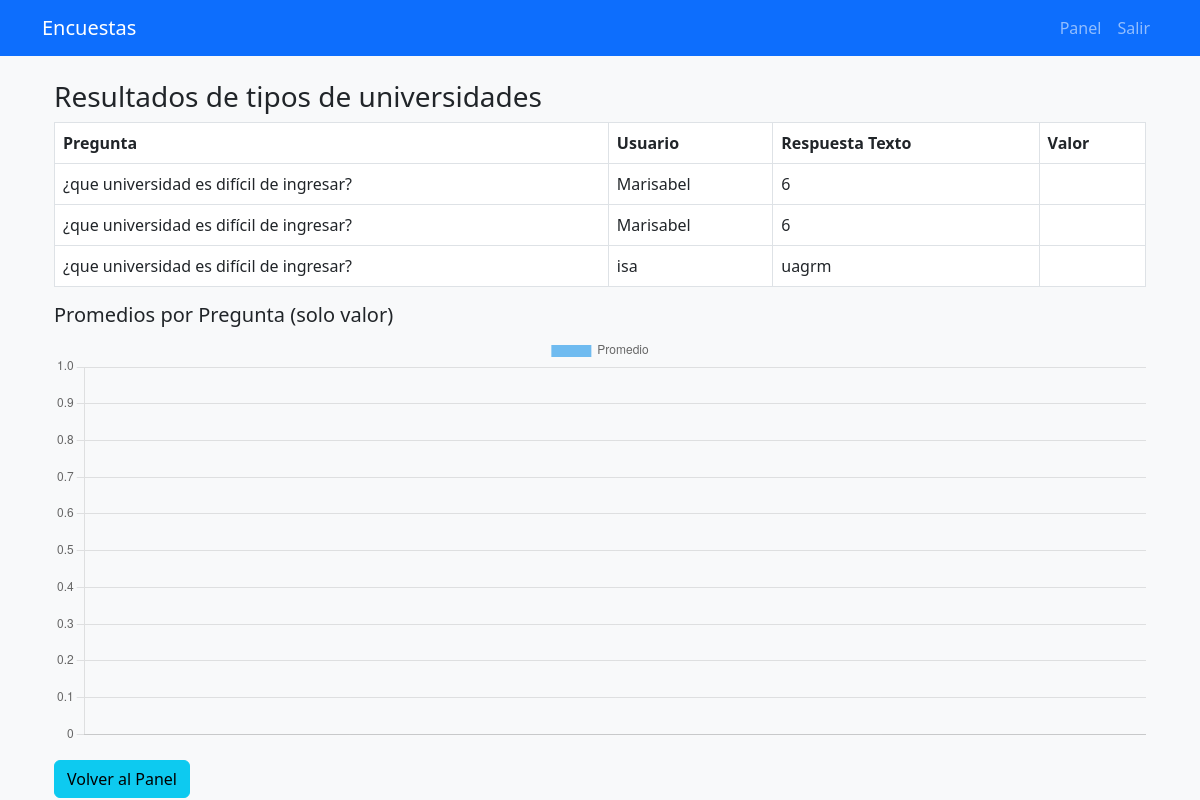
The page /encuestas/1/resultados (signed in) on the database as committed earlier.
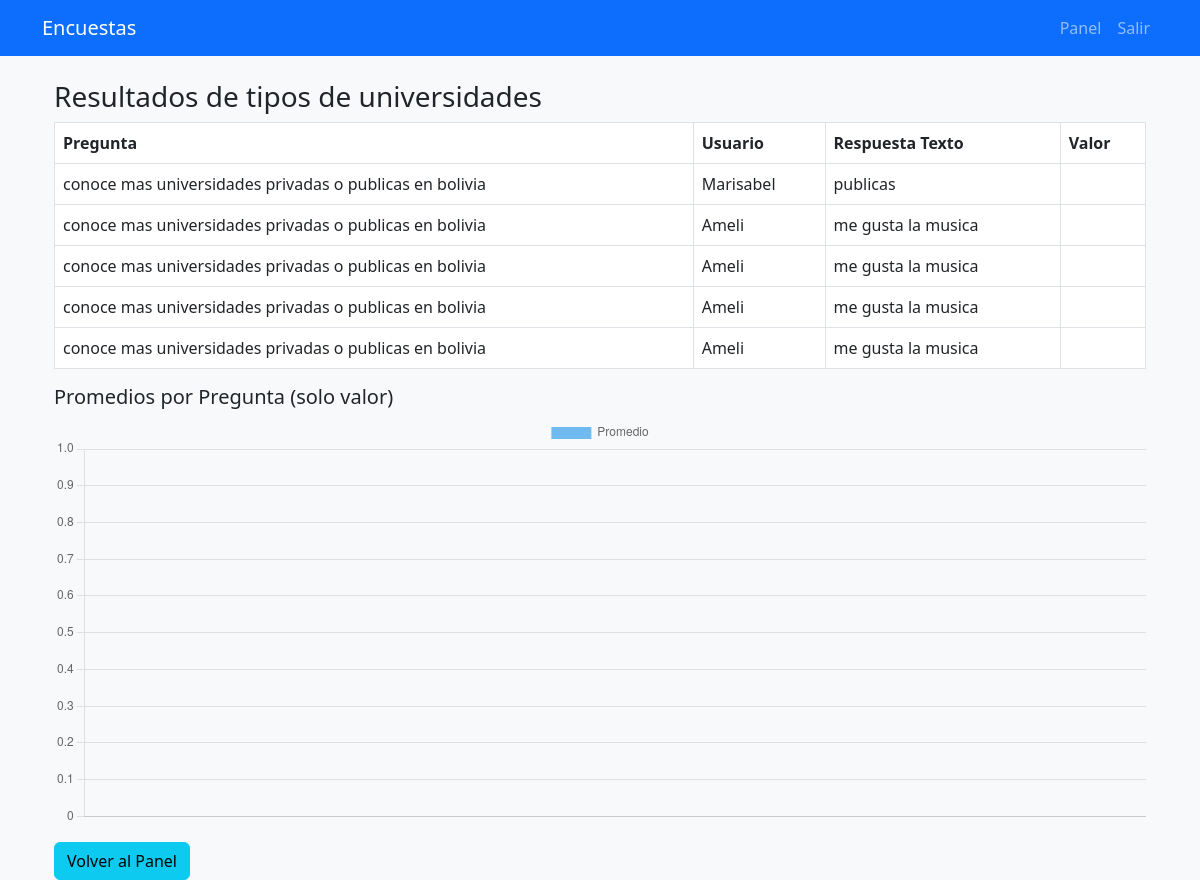
The same page on the database as committed later.
### tables this page shows
CREATE TABLE respuestas (
    id INTEGER PRIMARY KEY AUTOINCREMENT,
    id_pregunta INTEGER,
    id_usuario INTEGER,
    respuesta_texto TEXT,
    valor INTEGER,
    FOREIGN KEY (id_pregunta) REFERENCES preguntas(id) ON DELETE CASCADE,
    FOREIGN KEY (id_usuario) REFERENCES usuarios(id) ON DELETE SET NULL
);

CREATE TABLE preguntas (
    id INTEGER PRIMARY KEY AUTOINCREMENT,
    id_encuesta INTEGER,
    texto_pregunta TEXT,
    tipo TEXT,
    FOREIGN KEY (id_encuesta) REFERENCES encuestas(id) ON DELETE CASCADE
);

CREATE TABLE usuarios (
    id INTEGER PRIMARY KEY AUTOINCREMENT,
    nombre TEXT,
    correo TEXT UNIQUE,
    password_hash TEXT,
    rol TEXT
);

### app.py (the view)
@app.route("/encuestas/<int:id_encuesta>/resultados")
@login_required
def resultados(id_encuesta):
    if current_user.rol != "administrador":
        flash("No tienes permisos", "danger")
        return redirect(url_for("panel"))
    conn = get_connection()
    cur = conn.cursor()
    cur.execute("SELECT * FROM encuestas WHERE id=?", (id_encuesta,))
    encuesta = cur.fetchone()
    cur.execute('''SELECT p.texto_pregunta, p.tipo, r.valor, r.respuesta_texto, u.nombre
                   FROM preguntas p
                   LEFT JOIN respuestas r ON p.id = r.id_pregunta
                   LEFT JOIN usuarios u ON r.id_usuario = u.id
                   WHERE p.id_encuesta = ?''', (id_encuesta,))
    respuestas = cur.fetchall()
    promedios = {}
    for r in respuestas:
        pregunta = r[0]
        valor = r[2]
        if valor is not None:
            if pregunta not in promedios:
                promedios[pregunta] = []
            promedios[pregunta].append(valor)
    labels = list(promedios.keys())
    dataValues = [sum(vals)/len(vals) for vals in promedios.values()]
    conn.close()
    return render_template("resultados.html", encuesta=encuesta, respuestas=respuestas, labels=labels, dataValues=dataValues)

### app.py (called while the page is built)
@login_manager.user_loader
def load_user(user_id):
    conn = get_connection()
    cur = conn.cursor()
    cur.execute("SELECT * FROM usuarios WHERE id = ?", (user_id,))
    user = cur.fetchone()
    conn.close()
    if user:
        return User(user[0], user[1], user[2], user[4])
    return None

### conexion.py (called while the page is built)
def get_connection():
    conn = sqlite3.connect(DB_PATH)
    conn.row_factory = None
    return conn

### templates/resultados.html
{% extends "base.html" %}
{% block content %}
<div class="container mt-4">
    <h3>Resultados de {{ encuesta[1] }}</h3>
    <table class="table table-bordered">
      <thead>
        <tr>
          <th>Pregunta</th>
          <th>Usuario</th>
          <th>Respuesta Texto</th>
          <th>Valor</th>
        </tr>
      </thead>
      <tbody>
        {% for r in respuestas %}
        <tr>
          <td>{{ r[0] }}</td>
          <td>{{ r[4] or 'No responde' }}</td>
          <td>{{ r[3] or '' }}</td>
          <td>{{ r[2] if r[2] is not none else '' }}</td>
        </tr>
        {% endfor %}
      </tbody>
    </table>
    <h5>Promedios por Pregunta (solo valor)</h5>
    <canvas id="chartPromedios" width="400" height="150"
            data-labels="{{ labels|tojson|safe }}"
            data-values="{{ dataValues|tojson|safe }}"></canvas>
    <script>
    const canvas = document.getElementById('chartPromedios');
    const labels = JSON.parse(canvas.dataset.labels);
    const dataValues = JSON.parse(canvas.dataset.values);
    new Chart(canvas, {
        type: 'bar',
        data: {
            labels: labels,
            datasets: [{
                label: 'Promedio',
                data: dataValues,
                backgroundColor: 'rgba(54, 162, 235, 0.7)'
            }]
        },
        options: {
            responsive: true,
            scales: { y: { beginAtZero: true } }
        }
    });
    </script>
    <a href="{{ url_for('panel') }}" class="btn btn-info mt-3">Volver al Panel</a>
</div>
{% endblock %}

Rows that differ between the two databases and show on the page:
removed respuestas: texto_pregunta "¿que universidad es difícil de ingresar?", nombre "Marisabel", respuesta_texto "6"
removed respuestas: texto_pregunta "¿que universidad es difícil de ingresar?", nombre "Marisabel", respuesta_texto "6"
no longer on this page (row edited): respuestas: texto_pregunta "¿que universidad es difícil de ingresar?", nombre "isa", respuesta_texto "uagrm"
added respuestas: texto_pregunta "conoce mas universidades privadas o publicas en bolivia", nombre "Marisabel", respuesta_texto "publicas"
now on this page (row edited): respuestas: texto_pregunta "conoce mas universidades privadas o publicas en bolivia", nombre "Ameli", respuesta_texto "me gusta la musica"
now on this page (row edited): respuestas: texto_pregunta "conoce mas universidades privadas o publicas en bolivia", nombre "Ameli", respuesta_texto "me gusta la musica"
now on this page (row edited): respuestas: texto_pregunta "conoce mas universidades privadas o publicas en bolivia", nombre "Ameli", respuesta_texto "me gusta la musica"
now on this page (row edited): respuestas: texto_pregunta "conoce mas universidades privadas o publicas en bolivia", nombre "Ameli", respuesta_texto "me gusta la musica"
